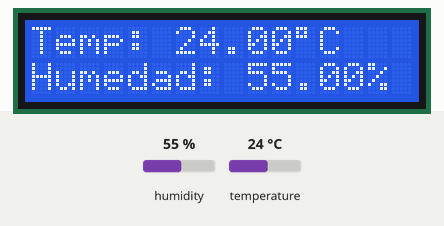
Simulated run of this program. Board: ESP32. Shown: 16×2 character LCD. The test bench sets the inputs (shaded band); at power-on: humidity 55 %, temperature 24 °C. What the program prints to the serial monitor is not drawn.

Above: at 4.7 s.
4.8 s: humidity set to 22 %
At 7.4 s:
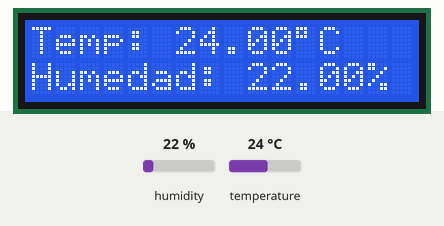
7.8 s: temperature set to 12 °C
At 8.6 s:
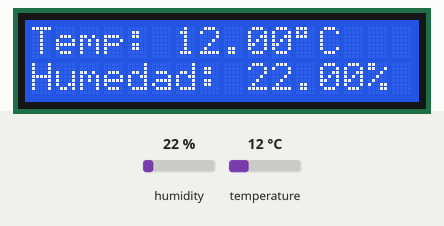
10.8 s: humidity set to 40 %
At 13.1 s:
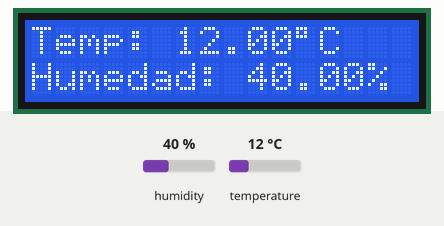
13.8 s: temperature set to 19 °C
At 15.4 s:
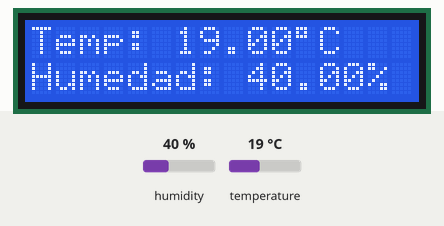
Timing chart, 0 to 16.9 s (numbered marks = the images above; inputs shaded):
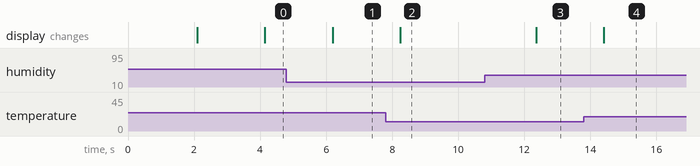

Measured:
- after the input at 4.8 s, the display: changes after 1.4 s (image 1)
- after the input at 7.8 s, the display: changes after 0.45 s (image 2)
- after the input at 10.8 s, the display: changes after 1.6 s (image 3)
- after the input at 13.8 s, the display: changes after 0.61 s (image 4)

The program:

main.cpp
```cpp
#include <Wire.h>
#include <LiquidCrystal_I2C.h>
#include <DHT.h>

// Definir el pin del DHT11 (GPIO 34 es de entrada exclusiva, perfecto para este sensor)
#define DHTPIN 13
#define DHTTYPE DHT11

DHT dht(DHTPIN, DHTTYPE);

// Configuración de la pantalla LCD (Dirección 0x27, 16 columnas, 2 filas)
LiquidCrystal_I2C lcd(0x27, 16, 2);

void setup() {
  Serial.begin(115200);

  // Inicializar bus I2C asegurando los pines SDA (21) y SCL (22)
  Wire.begin(21, 22);
  lcd.init();
  lcd.backlight();

  // Inicializar el sensor DHT
  dht.begin();

  // Mensaje de bienvenida en la pantalla
  lcd.setCursor(0, 0);
  lcd.print("Estacion Meteo");
  lcd.setCursor(0, 1);
  lcd.print("Iniciando...");
  delay(2000);
  lcd.clear();
}

void loop() {
  // El DHT11 necesita al menos 2 segundos entre lecturas
  delay(2000);

  // Leer humedad
  float h = dht.readHumidity();
  // Leer temperatura en Celsius
  float t = dht.readTemperature();

  // Verificar si hubo un error de lectura
  if (isnan(h) || isnan(t)) {
    Serial.println("Falla al leer el sensor DHT11!");
    lcd.clear();
    lcd.setCursor(0, 0);
    lcd.print("Error Sensor!");
    return;
  }

  // Imprimir por el Monitor Serie para control
  Serial.print("Humedad: ");
  Serial.print(h);
  Serial.print("%  ");
  Serial.print("Temperatura: ");
  Serial.print(t);
  Serial.println("°C");

  // Mostrar datos limpios en la Pantalla LCD
  lcd.clear();

  lcd.setCursor(0, 0);
  lcd.print("Temp: ");
  lcd.print(t);
  lcd.print((char)223); // Símbolo de grado (°)
  lcd.print("C");

  lcd.setCursor(0, 1);
  lcd.print("Humedad: ");
  lcd.print(h);
  lcd.print("%");
}
```
